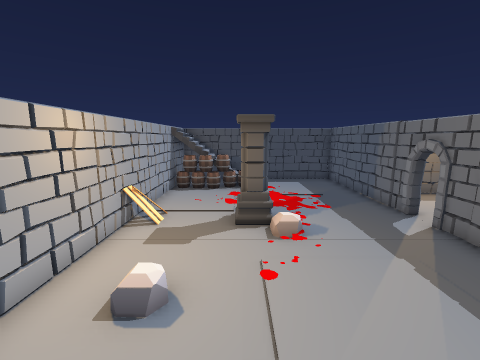
view 1 (above)

12 first-person views from a walk through a Unity game level. The camera is 1.3 m above the floor, tilts 10° down and sees 90° across. The floor is counted in squares, 0.5 m on a side. Each view is taken from the middle of a square. On the plan, view 1 faces up. The plan holds only what a view shows up to about 17 squares ahead; the rest is blank. The place goes on beyond the plan.

view 2
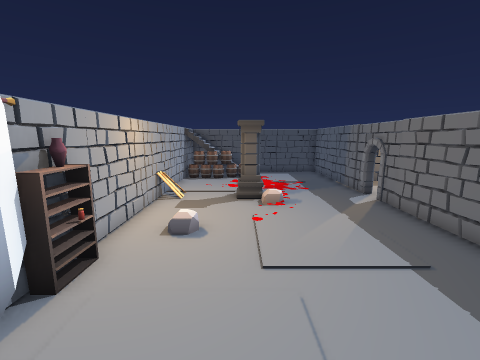

view 3
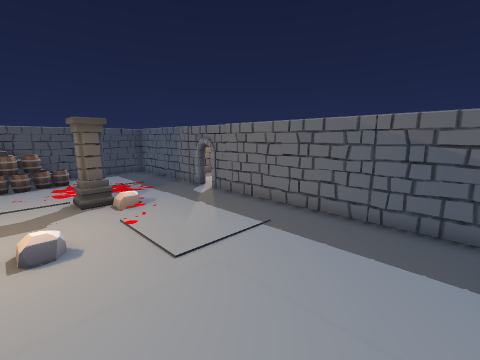

view 4
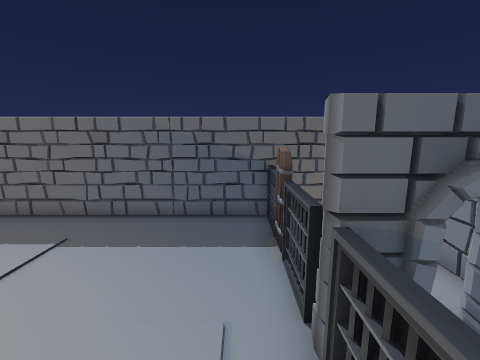

view 5
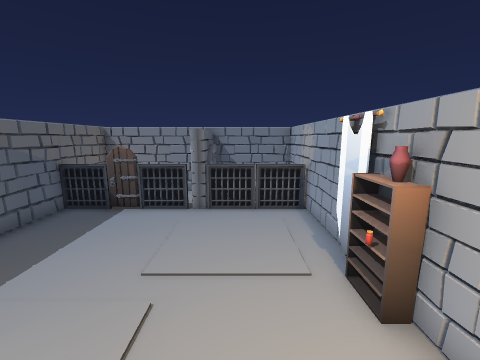

view 6
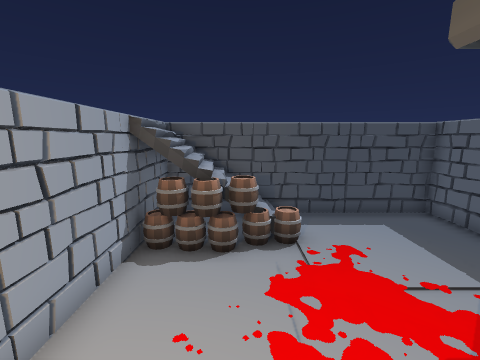

view 7
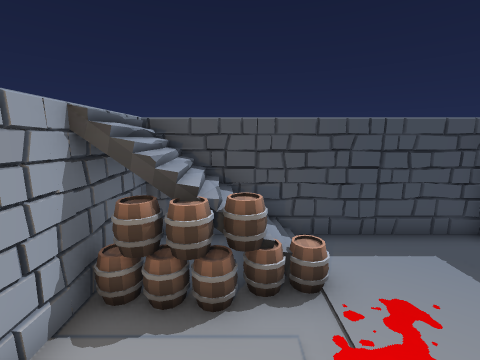

view 8
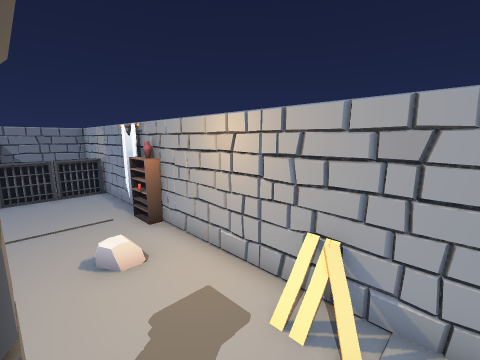

view 9
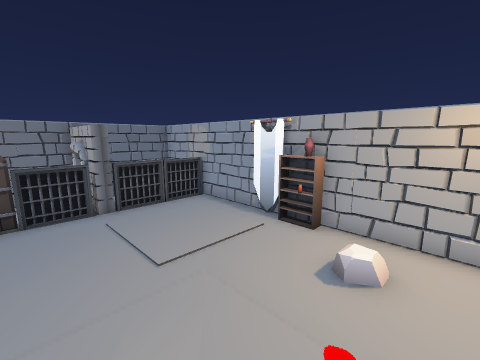

view 10
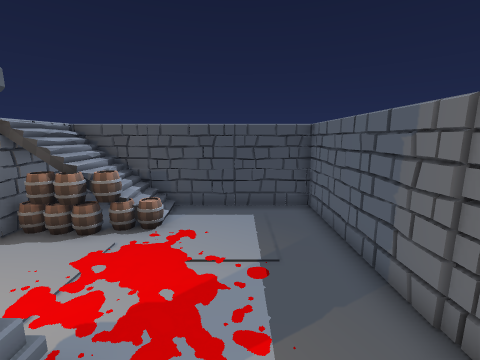

view 11
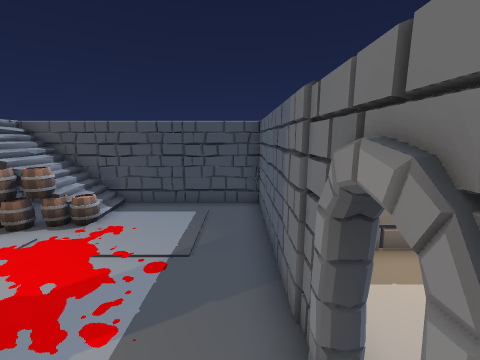

view 12
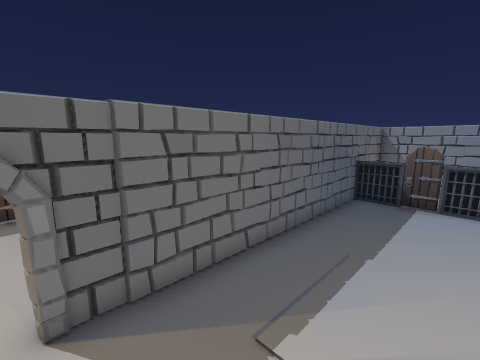

### Floor plan
Key: @ floor where view 1 was taken; # wall or solid block; x gap in a wall; . floor; / step, stairs or slope; = window, fence, low wall or low ledge; ^ raised ledge; O other object.
Columns run from 4 left of view 1 to 8 right of it. Each row starts with its distance up from view 1.
 16 =^####
 15 ^^^=#######
 14 ^^///.....#
 13 ^O=O/.....#
 12 #=O.......#
 11 # ........###
 10 #.........#.
  9 # ........#.
  8 #O..OO....x.
  7 #=..OO....x.
  6 #.........#
  5 #.........#
  4 #.........#
  3 # ........#
  2 #O........#
  1 #OO.......#
  0 #O..@.....#
 -1 #O........#
 -2 # ........#
 -3 # ........#
 -4 #OOOO^OOOO#
 -5 #   ^^ ^  #
 -6 #   #^^   #

Positions as (right, up) in squares from view 1, and headings:
1: (0, 0), facing up
2: (0, -3), facing up
3: (-2, -3), facing up-right
4: (-2, -3), facing right
5: (-1, 5), facing down
6: (-1, 7), facing up
7: (-1, 9), facing up
8: (0, 9), facing down-left
9: (3, 5), facing down-left
10: (3, 6), facing up
11: (5, 6), facing up
12: (2, 7), facing down-right
